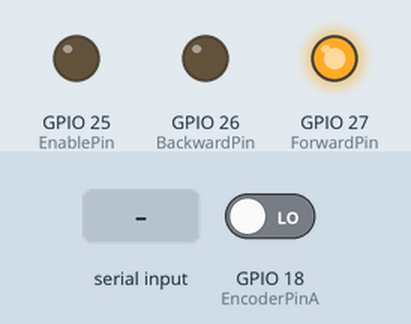
A sketch run on a simulated ESP32. Parts: output pins drawn as LEDs (lit = HIGH). The inputs (shaded band) are chosen by the test bench; at power-on: GPIO 18 (EncoderPinA) LOW. What the sketch prints to the serial monitor is not drawn.

Above: at 1.2 s.
1.3 s: "90,45\n" received over Serial
At 1.6 s:
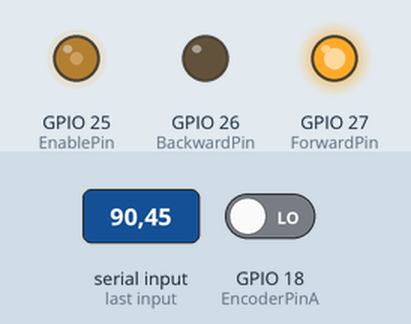
2.8 s: "30,150\n" received over Serial
At 3.9 s:
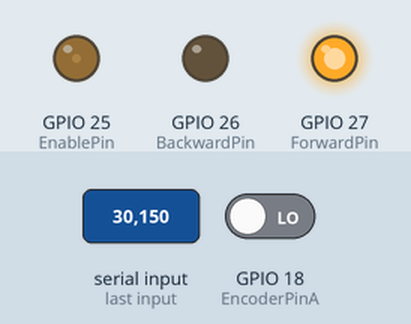
4.3 s: "200\n" received over Serial
At 5.1 s:
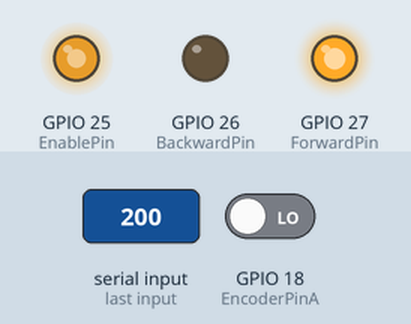
5.8 s: "90\n" received over Serial
At 6.2 s:
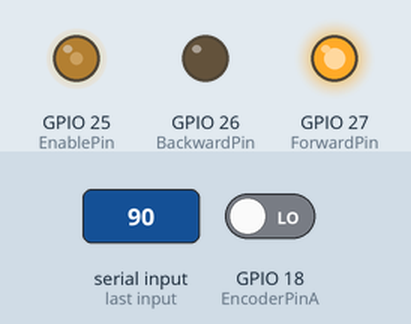
Timing chart, 0 to 8.3 s (numbered marks = the images above; inputs shaded):
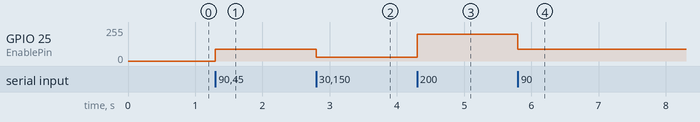

The sketch:

kirimRPMSerial.ino
```cpp
// ============================
// Konfigurasi Pin & Variabel
// ============================
#define EncoderPinA 18
#define EncoderPinB 21
#define ForwardPin 27
#define BackwardPin 26
#define EnablePin 25

const int PPR = 330;

volatile long encoderValue = 0;
unsigned long lastMillis = 0;
long lastEncoder = 0;

float actual_rpm = 0;
int pwmValue = 0;

// ============================
// Encoder Interrupt
// ============================
void IRAM_ATTR updateEncoder() {
  if (digitalRead(EncoderPinA) == digitalRead(EncoderPinB)) {
    encoderValue++;
  } else {
    encoderValue--;
  }
}

// ============================
// Setup
// ============================
void setup() {
  Serial.begin(115200);

  pinMode(ForwardPin, OUTPUT);
  pinMode(BackwardPin, OUTPUT);
  pinMode(EnablePin, OUTPUT);

  pinMode(EncoderPinA, INPUT);
  pinMode(EncoderPinB, INPUT);

  attachInterrupt(digitalPinToInterrupt(EncoderPinA), updateEncoder, RISING);

  digitalWrite(ForwardPin, HIGH);
  digitalWrite(BackwardPin, LOW);
  analogWrite(EnablePin, 0);
}

// ============================
// Loop Utama
// ============================
void loop() {
  // Terima nilai PWM dari MATLAB
  if (Serial.available() > 0) {
    String input = Serial.readStringUntil('\n');
    input.trim();

    if (input.length() > 0) {
      pwmValue = input.toInt();
      pwmValue = constrain(pwmValue, 0, 255);

      digitalWrite(ForwardPin, HIGH);
      digitalWrite(BackwardPin, LOW);
      analogWrite(EnablePin, pwmValue);
    }
  }

  // Hitung dan kirim RPM setiap 100 ms
  if (millis() - lastMillis >= 100) {
    lastMillis = millis();

    long delta = encoderValue - lastEncoder;
    lastEncoder = encoderValue;

    actual_rpm = (delta / (float)PPR) * 60.0 * 10.0;

    // Kirim hanya RPM ke MATLAB
    Serial.println(actual_rpm);
  }
}
```

Measured:
- after the input at 1.3 s, GPIO 25 (EnablePin): 0/255 → 90/255 at once
- after the input at 2.8 s, GPIO 25 (EnablePin): 90/255 → 30/255 at once
- after the input at 4.3 s, GPIO 25 (EnablePin): 30/255 → 200/255 at once
- after the input at 5.8 s, GPIO 25 (EnablePin): 200/255 → 90/255 at once
